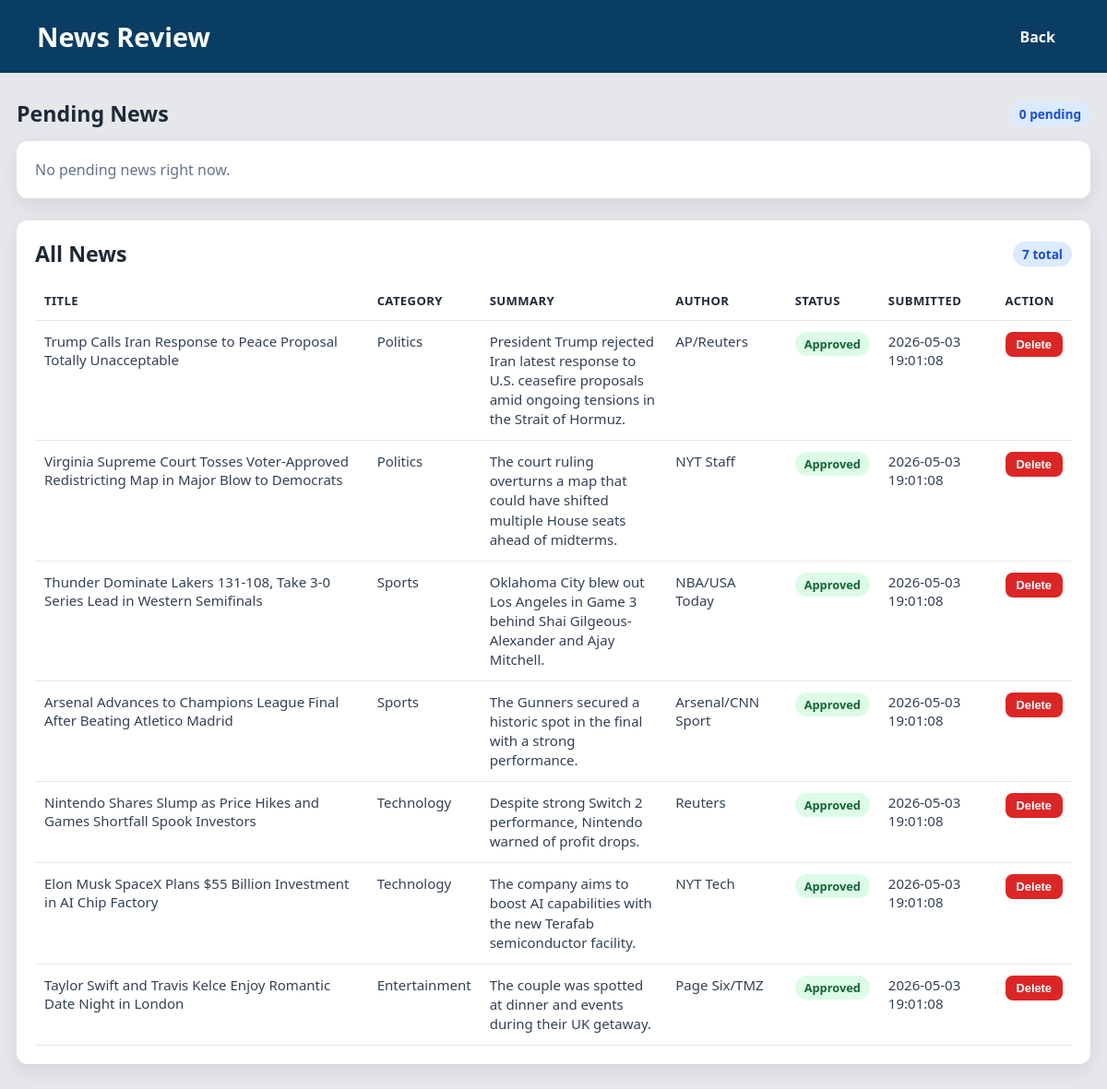
Before: /admin_review.php (signed in) with the older database file.
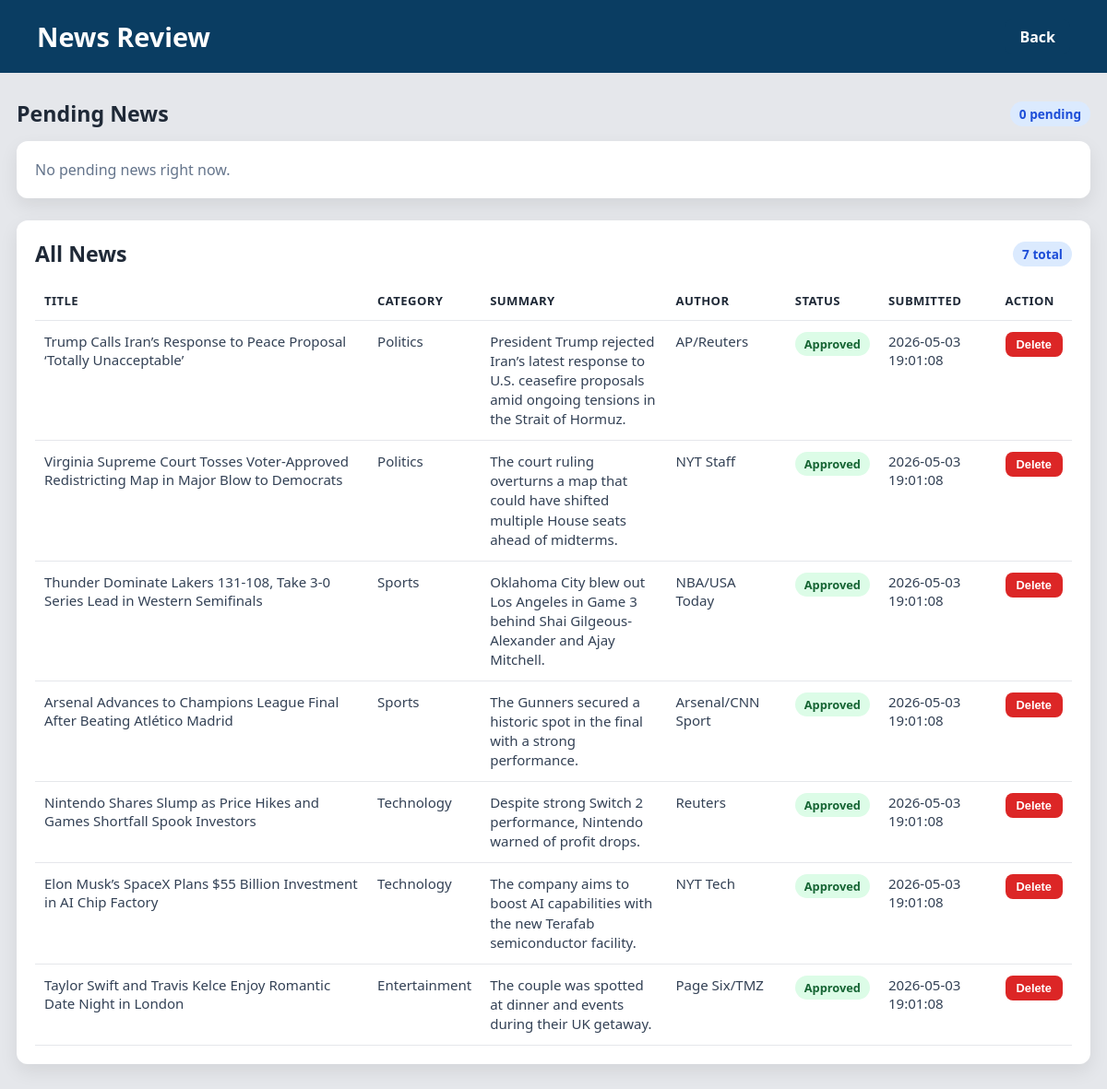
After: the same page with the newer database file.
### tables this page shows
CREATE TABLE IF NOT EXISTS news_posts (
  id INT AUTO_INCREMENT PRIMARY KEY,
  title VARCHAR(200) NOT NULL,
  summary TEXT,
  category_id INT,
  category VARCHAR(50),
  media_path VARCHAR(255),
  media_type ENUM('image','video') NULL,
  author_name VARCHAR(120),
  created_by INT NULL,
  status ENUM('pending','approved','rejected') NOT NULL DEFAULT 'pending',
  created_at TIMESTAMP NOT NULL DEFAULT CURRENT_TIMESTAMP,
  CONSTRAINT fk_news_created_by
    FOREIGN KEY (created_by) REFERENCES users(id)
    ON DELETE SET NULL,
  CONSTRAINT fk_news_category
    FOREIGN KEY (category_id) REFERENCES categories(id)
    ON DELETE SET NULL
);

### admin_review.php (the view, shortened to what this page needs)
<?php
require 'db.php';
$pendingItems = [];
$allItems = [];
$stmt = $conn->prepare(
    "SELECT n.id, n.title, n.summary, n.category, n.media_path, n.media_type, n.author_name, n.created_at, n.status,
            u.username AS editor_username
     FROM news_posts n
     LEFT JOIN users u ON n.created_by = u.id
     ORDER BY n.created_at DESC"
);
if ($stmt) {
    $stmt->execute();
    $result = $stmt->get_result();
    while ($row = $result->fetch_assoc()) {
        $allItems[] = $row;
    }
}
?>
<!DOCTYPE html>
<html lang="en">
<head>
    <link rel="stylesheet" href="style.css">
</head>
<body>
    <header>
        <h1>News Review</h1>
        <div class="logout">
            <a href="admin_dashboard.php">Back</a>
        </div>
    </header>
    <main class="review-main">
        <div class="review-topbar">
            <h2>Pending News</h2>
            <span class="review-count"><?php echo count($pendingItems); ?> pending</span>
        </div>
        <section class="review-list">
            <?php if (!$pendingItems) : ?>
                <p class="empty-state">No pending news right now.</p>
            <?php endif; ?>
        </section>
        <section class="review-list review-list--spaced">
            <div class="review-topbar">
                <h2>All News</h2>
                <span class="review-count"><?php echo count($allItems); ?> total</span>
            </div>
            <?php if (!$allItems) : ?>
                <p class="empty-state">No news submissions yet.</p>
            <?php else : ?>
                <div class="review-table-wrap">
                    <table class="review-table">
                        <thead>
                            <tr>
                                <th>Title</th>
                                <th>Category</th>
                                <th>Summary</th>
                                <th>Author</th>
                                <th>Status</th>
                                <th>Submitted</th>
                                <th>Action</th>
                            </tr>
                        </thead>
                        <tbody>
                            <?php foreach ($allItems as $item) : ?>
                                <tr>
                                    <td><?php echo htmlspecialchars($item['title'], ENT_QUOTES, 'UTF-8'); ?></td>
                                    <td><?php echo htmlspecialchars($item['category'], ENT_QUOTES, 'UTF-8'); ?></td>
                                    <td class="review-summary">
                                        <?php echo htmlspecialchars($item['summary'] ?? 'No summary provided.', ENT_QUOTES, 'UTF-8'); ?>
                                    </td>
                                    <td>
                                        <?php
                                        $author = $item['author_name'] ?: ($item['editor_username'] ?? 'Unknown');
                                        echo htmlspecialchars($author, ENT_QUOTES, 'UTF-8');
                                        ?>
                                    </td>
                                    <td>
                                        <?php
                                        $status = $item['status'] ?? 'pending';
                                        $statusClass = 'status-badge status-badge--' . $status;
                                        ?>
                                        <span class="<?php echo htmlspecialchars($statusClass, ENT_QUOTES, 'UTF-8'); ?>">
                                            <?php echo htmlspecialchars(ucfirst($status), ENT_QUOTES, 'UTF-8'); ?>
                                        </span>
                                    </td>
                                    <td><?php echo htmlspecialchars($item['created_at'], ENT_QUOTES, 'UTF-8'); ?></td>
                                    <td>
                                        <form method="POST" onsubmit="return confirm('⚠️ WARNING: Are you sure you want to permanently delete this news post?');" style="display:inline;">
                                            <button type="submit" name="action" value="delete" class="btn-reject" style="border:none; border-radius:8px; padding:6px 12px; color:#fff; font-weight:600; font-size:0.8rem; cursor:pointer; background:#dc2626; transition:background 0.2s;">Delete</button>
                                        </form>
                                    </td>
                                </tr>
                            <?php endforeach; ?>
                        </tbody>
                    </table>
                </div>
            <?php endif; ?>
        </section>
    </main>
</body>
</html>

Changed rows visible on the page:
changed news_posts "AP/Reuters": title "Trump Calls Iran Response to Peace Proposal Totally Unacceptable" → "Trump Calls Iran’s Response to Peace Proposal ‘Totally Unacceptable’"; summary "President Trump rejected Iran latest response to U.S. ceasefire proposals amid ongoing tensions in the Strait of Hormuz." → "President Trump rejected Iran’s latest response to U.S. ceasefire proposals amid ongoing tensions in the Strait of Hormuz."
changed news_posts "The Gunners secured a historic spot in the final with a strong performance.": title "Arsenal Advances to Champions League Final After Beating Atletico Madrid" → "Arsenal Advances to Champions League Final After Beating Atlético Madrid"
changed news_posts "NYT Tech": title "Elon Musk SpaceX Plans $55 Billion Investment in AI Chip Factory" → "Elon Musk’s SpaceX Plans $55 Billion Investment in AI Chip Factory"
